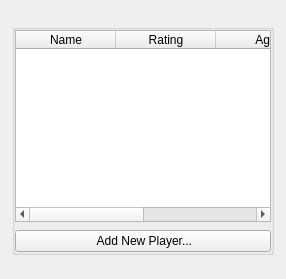
<?xml version="1.0" encoding="UTF-8"?>
<ui version="4.0">
 <class>PlayersView</class>
 <widget class="QWidget" name="PlayersView">
  <property name="windowTitle">
   <string>Players</string>
  </property>
  <layout class="QVBoxLayout" name="main_layout">
   <property name="spacing">
    <number>12</number>
   </property>
   <property name="leftMargin">
    <number>12</number>
   </property>
   <property name="topMargin">
    <number>12</number>
   </property>
   <property name="rightMargin">
    <number>12</number>
   </property>
   <property name="bottomMargin">
    <number>12</number>
   </property>
   <item>
    <widget class="QWidget" name="header_container">
     <layout class="QVBoxLayout" name="header_layout">
      <property name="leftMargin">
       <number>0</number>
      </property>
      <property name="topMargin">
       <number>0</number>
      </property>
      <property name="rightMargin">
       <number>0</number>
      </property>
      <property name="bottomMargin">
       <number>0</number>
      </property>
     </layout>
    </widget>
   </item>
   <item>
    <widget class="QGroupBox" name="player_group">
     <property name="class" stdset="0">
      <string>FlatContentGroup</string>
     </property>
     <property name="toolTip">
      <string>Manage players. Right-click a row for actions.</string>
     </property>
     <property name="title">
      <string/>
     </property>
     <layout class="QVBoxLayout" name="player_group_layout">
      <property name="spacing">
       <number>8</number>
      </property>
      <property name="leftMargin">
       <number>0</number>
      </property>
      <property name="topMargin">
       <number>0</number>
      </property>
      <property name="rightMargin">
       <number>0</number>
      </property>
      <property name="bottomMargin">
       <number>0</number>
      </property>
      <item>
       <widget class="QTableWidget" name="table_players">
        <property name="toolTip">
         <string>Registered players. Right-click to Edit/Withdraw/Reactivate/Remove.</string>
        </property>
        <property name="alternatingRowColors">
         <bool>true</bool>
        </property>
        <property name="selectionBehavior">
         <enum>QAbstractItemView::SelectRows</enum>
        </property>
        <property name="editTriggers">
         <set>QAbstractItemView::NoEditTriggers</set>
        </property>
        <property name="sortingEnabled">
         <bool>true</bool>
        </property>
        <column>
         <property name="text">
          <string>Name</string>
         </property>
        </column>
        <column>
         <property name="text">
          <string>Rating</string>
         </property>
        </column>
        <column>
         <property name="text">
          <string>Age</string>
         </property>
        </column>
        <column>
         <property name="text">
          <string>Status</string>
         </property>
        </column>
       </widget>
      </item>
      <item>
       <widget class="QPushButton" name="btn_add_player_detail">
        <property name="toolTip">
         <string>Open dialog to add a new player with full details.</string>
        </property>
        <property name="text">
         <string> Add New Player...</string>
        </property>
       </widget>
      </item>
     </layout>
    </widget>
   </item>
   <item>
    <widget class="QWidget" name="placeholder_container">
     <layout class="QVBoxLayout" name="placeholder_layout">
      <property name="leftMargin">
       <number>0</number>
      </property>
      <property name="topMargin">
       <number>0</number>
      </property>
      <property name="rightMargin">
       <number>0</number>
      </property>
      <property name="bottomMargin">
       <number>0</number>
      </property>
     </layout>
    </widget>
   </item>
  </layout>
 </widget>
 <resources/>
 <connections/>
</ui>
